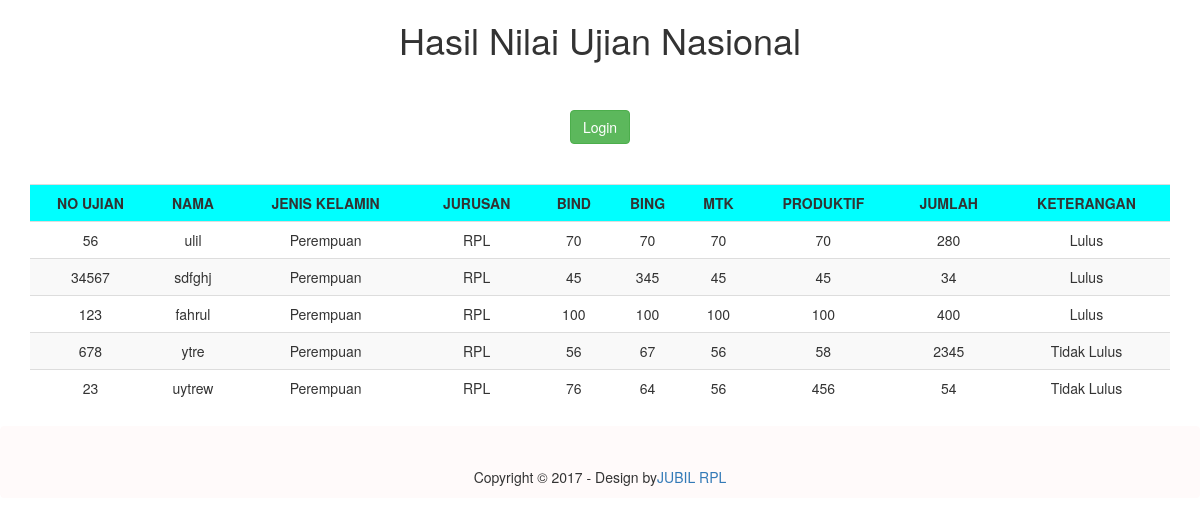
The page / on the database its author committed.
### tables this page shows
CREATE TABLE `siswa` (
  `nomor_ujian` int(11) NOT NULL,
  `nama_siswa` varchar(80) NOT NULL,
  `id_jenis` int(11) NOT NULL,
  `id_jurusan` int(11) NOT NULL,
  `bhs_indonesia` int(11) NOT NULL,
  `bhs_inggris` int(11) NOT NULL,
  `matematika` int(11) NOT NULL,
  `produktif` int(11) NOT NULL,
  `jumlah` int(11) NOT NULL,
  `id_keterangan` int(11) NOT NULL,
  `id_siswa` int(100) NOT NULL
);

CREATE TABLE `jenis_kelamin` (
  `id_jenis` int(11) NOT NULL,
  `jenis_kelamin` varchar(20) NOT NULL
);

CREATE TABLE `jurusan` (
  `id_jurusan` int(11) NOT NULL,
  `jurusan` varchar(20) NOT NULL
);

CREATE TABLE `keterangan` (
  `id_keterangan` int(11) NOT NULL,
  `keterangan` varchar(20) NOT NULL
);

### index.php (the view, shortened to what this page needs)
<?php
  include 'include/koneksi.php';
  $sql = "SELECT id_siswa, nomor_ujian, nama_siswa, id_jenis, id_jurusan, bhs_indonesia, bhs_inggris, matematika, produktif, jumlah, id_keterangan FROM siswa";
  $query = mysqli_query($koneksi, $sql);
  function Jenis($idJenis, $koneksi){
    $sql = "SELECT jenis_kelamin FROM jenis_kelamin WHERE id_jenis=$idJenis";
    $data = mysqli_query($koneksi, $sql);
    $jenis = mysqli_fetch_assoc($data);
    return $jenis['jenis_kelamin'];
  }
  function Jurusan($idJurusan, $koneksi){
    $sql = "SELECT jurusan FROM jurusan WHERE id_jurusan=$idJurusan";
    $data = mysqli_query($koneksi, $sql);
    $jurusan = mysqli_fetch_assoc($data);
    return $jurusan['jurusan'];
  }
  function Keterangan($idKeterangan, $koneksi){
    $sql = "SELECT keterangan FROM keterangan WHERE id_keterangan=$idKeterangan";
    $data = mysqli_query($koneksi, $sql);
    $keterangan = mysqli_fetch_assoc($data);
    return $keterangan['keterangan'];
  }
?>
<!DOCTYPE html>
  <head>
    <link rel="stylesheet" type="text/css" href="include/css/bootstrap.css">
  </head>
  <body>
     <center><h1>Hasil Nilai Ujian Nasional </h1></center><br><br><center>
<a href="admin/login.php"><button class="btn btn-success">Login</button></a></center>
  <div>
     <div class="container">
     <div class="row">
     <div class="col-sm-12">
     <br/>
   <table class="table table-striped">
      <div>
      <div class="container">
      <div class="row">
      <div class="col-sm-12">
      <br/><tr>
          <th>NO UJIAN</th>
          <th>NAMA</th>
          <th>JENIS KELAMIN</th>
          <th>JURUSAN</th>
          <th>BIND</th>
          <th>BING</th>
          <th>MTK</th>
          <th>PRODUKTIF</th>
          <th>JUMLAH</th>
          <th>KETERANGAN</th>
      </tr>
<?php
  foreach ($query as $nilai):
  ?>
      <tr>
          <td><?php echo $nilai['nomor_ujian'];?></td>
          <td><?php echo $nilai['nama_siswa'];?></td>
          <td><?php echo Jenis($nilai['id_jenis'],$koneksi);?></td>
          <td><?php echo Jurusan($nilai['id_jurusan'],$koneksi);?></td>
          <td><?php echo $nilai['bhs_indonesia'];?></td>
          <td><?php echo $nilai['bhs_inggris'];?></td>
          <td><?php echo $nilai['matematika'];?></td>
          <td><?php echo $nilai['produktif'];?></td>
          <td><?php echo $nilai['jumlah'];?></td>
          <td><?php echo Keterangan($nilai['id_keterangan'],$koneksi);?></td>
      </tr>
        <?php endforeach; ?>
    </table>
   </div>
  </div>
</div>
</div>
<footer>
<div class="navbar navbar-inverse ">
<div class="container"><br><br>
<center><p>Copyright &copy; 2017 - Design by<a href="">JUBIL RPL</a></center></p>
</div></div></footer>
</body>
</html>

### rows shown on the page
siswa: nomor_ujian "56", nama_siswa "ulil", id_jenis.jenis_kelamin "Perempuan", id_jurusan.jurusan "RPL", bhs_indonesia "70", bhs_inggris "70", matematika "70", produktif "70", jumlah "280", id_keterangan.keterangan "Lulus"
siswa: nomor_ujian "34567", nama_siswa "sdfghj", id_jenis.jenis_kelamin "Perempuan", id_jurusan.jurusan "RPL", bhs_indonesia "45", bhs_inggris "345", matematika "45", produktif "45", jumlah "34", id_keterangan.keterangan "Lulus"
siswa: nomor_ujian "123", nama_siswa "fahrul", id_jenis.jenis_kelamin "Perempuan", id_jurusan.jurusan "RPL", bhs_indonesia "100", bhs_inggris "100", matematika "100", produktif "100", jumlah "400", id_keterangan.keterangan "Lulus"
siswa: nomor_ujian "678", nama_siswa "ytre", id_jenis.jenis_kelamin "Perempuan", id_jurusan.jurusan "RPL", bhs_indonesia "56", bhs_inggris "67", matematika "56", produktif "58", jumlah "2345", id_keterangan.keterangan "Tidak Lulus"
siswa: nomor_ujian "23", nama_siswa "uytrew", id_jenis.jenis_kelamin "Perempuan", id_jurusan.jurusan "RPL", bhs_indonesia "76", bhs_inggris "64", matematika "56", produktif "456", jumlah "54", id_keterangan.keterangan "Tidak Lulus"
